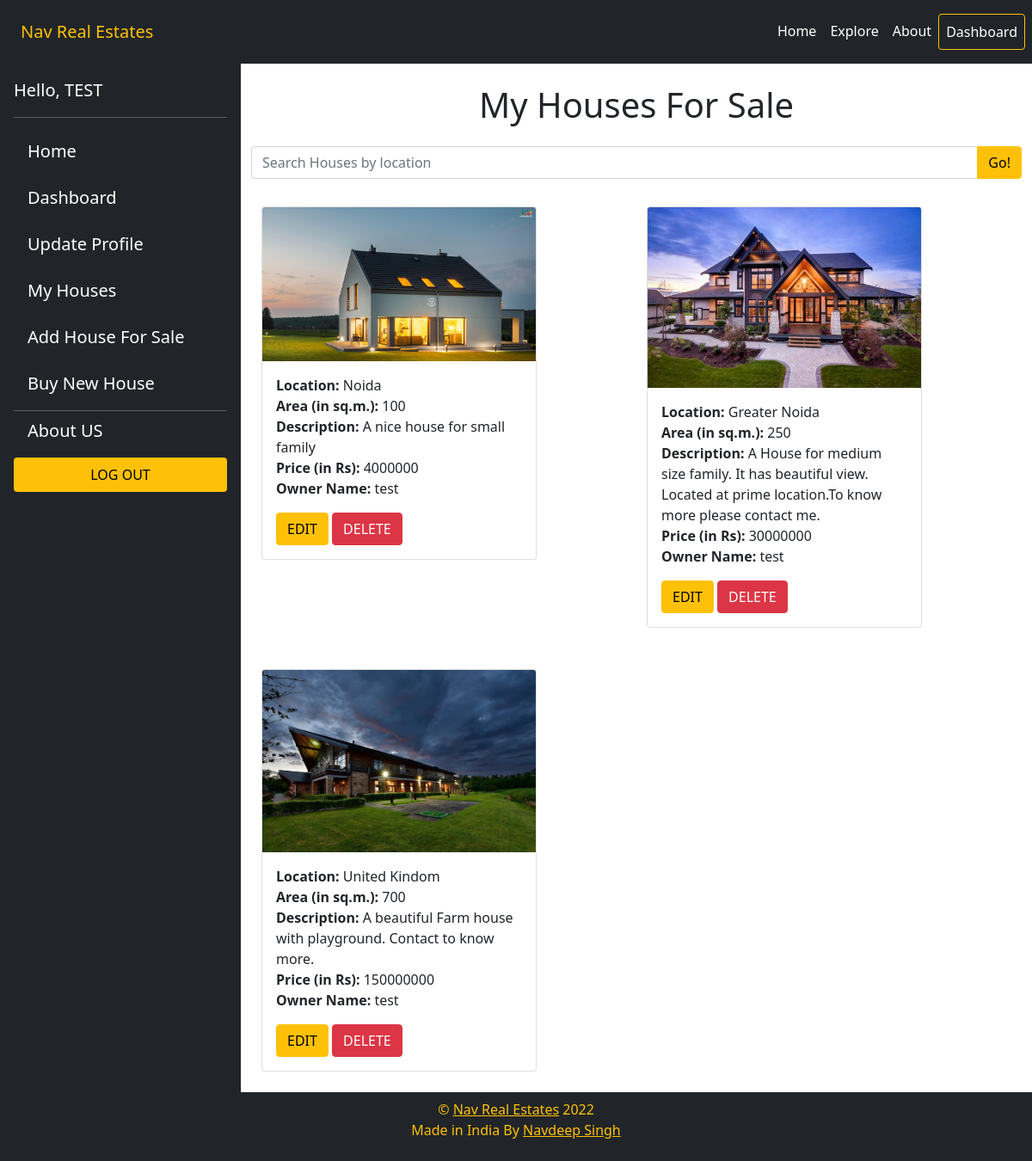
/myHouses.php (signed in), run on the app's committed database.
### tables this page shows
CREATE TABLE `houses` (
  `hid` bigint(20) UNSIGNED NOT NULL,
  `location` varchar(40) NOT NULL,
  `area` bigint(20) NOT NULL,
  `price` bigint(20) NOT NULL,
  `description` varchar(1000) NOT NULL,
  `img` varchar(100) DEFAULT NULL,
  `uid` bigint(20) NOT NULL
);

CREATE TABLE `users` (
  `uid` bigint(20) UNSIGNED NOT NULL,
  `name` varchar(30) NOT NULL,
  `email` varchar(50) NOT NULL,
  `password` varchar(50) NOT NULL,
  `phone` bigint(13) NOT NULL,
  `role` tinyint(1) NOT NULL DEFAULT 2
);

### includes/database.php (called while the page is built, shortened)
<?php
	$tblUsers = "users";
	$tblHouses = "houses";
?>

### myHouses.php (the view, shortened to what this page needs)
<?php
require_once ('includes/header.php');
require_once ('includes/database.php');
if($isLoggedIn){
  $query_str = "SELECT * FROM $tblHouses WHERE uid = '$uid'";
  $result = mysqli_query($conn,$query_str);
  $houses = mysqli_fetch_all($result, MYSQLI_ASSOC);
}else{
  header("Location: index.php");
}
?>
<div class="container-fluid d-flex p-0">
<?php include('includes/sidebar.php') ?>
	<div class="container wrapper">
	<h1 class="text-center my-4">My Houses For Sale</h1>
	<?php if(count($houses) > 0) { ?>
		<div class="row my-2">
			<div class="col-xs-4 col-xs-offset-8">
				<form action="searchhouses.php" method="get" class="form-inline search-form" role="form">
					<div class="input-group">
						<input type="text" name="location" placeholder="Search Houses by location" id="houseSearch" class="form-control"/>
						<button type="submit" class="btn btn-warning">Go!</button>
					</div>
				</form>
			</div>
		</div>
  <div class="house-list">
			<div class="row mx-auto">
				<?php	foreach( $houses as $house): ?>
					<div class="col my-4 md-3">
							<div class="card" style="width: 20rem;">
								<img src="<?php echo $house['img']?>" class="card-img-top img-thunbnail" alt="house image">
								<div class="card-body">
									<p class="card-text">
										<strong>Location:</strong> <?php echo $house['location']?> <br />
										<strong>Area (in sq.m.):</strong> <?php echo $house['area']?> <br />
										<strong>Description:</strong> <?php echo $house['description']?> <br />
										<strong>Price (in Rs):</strong> <?php echo $house['price']?> <br />
										<strong>Owner Name:</strong>
										<?php
										$ownerId = $house['uid'];
										$query_str2 = "SELECT name FROM $tblUsers WHERE uid = '$ownerId'";
										$result = mysqli_query($conn, $query_str2);
										$owner = mysqli_fetch_assoc($result);
										echo $owner['name'];
										?> <br />
									</p>
                    <a href="edithouse.php?id=<?php echo $house['hid']; ?>" class="btn btn-warning">EDIT</a>
                    <a href="deletehouse.php?id=<?php echo $house['hid']; ?>" class="btn btn-danger">DELETE</a>
								</div>
							</div>
					</div>
				<?php endforeach; ?>
			</div>
		</div>
		<?php }else { ?>
			<div class="container-fluid lead text-center text-danger my-4">
				<p>No Houses Available.<br> Please Add House for Sale.</p>
			</div>
		<?php } ?>
	</div>
</div>
<?php
	include_once('includes/footer.php');
?>

### includes/header.php (style rules this page uses)
* { margin: 0; padding: 0; box-sizing: border-box; }

### data on the page
houses: img (picture), location "Noida", area "100", description "A nice house for small family", price "4000000", uid.name "test"
houses: img (picture), location "Greater Noida", area "250", description "A House for medium size family. It has beautiful view. Located at prime location.To know more please contact me.", price "30000000", uid.name "test"
houses: img (picture), location "United Kindom", area "700", description "A beautiful Farm house with playground. Contact to know more.", price "150000000", uid.name "test"

### other printed values
$name "TEST"
